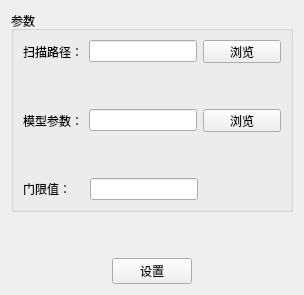
            <widget class="QWidget" name="page_2">
             <layout class="QGridLayout" name="gridLayout_41">
              <item row="0" column="0">
               <layout class="QVBoxLayout" name="verticalLayout_2">
                <item>
                 <widget class="QGroupBox" name="groupBox_4">
                  <property name="title">
                   <string>参数</string>
                  </property>
                  <layout class="QGridLayout" name="gridLayout_8">
                   <item row="0" column="0">
                    <layout class="QVBoxLayout" name="verticalLayout">
                     <item>
                      <layout class="QHBoxLayout" name="horizontalLayout_5">
                       <item>
                        <widget class="QLabel" name="label_2">
                         <property name="minimumSize">
                          <size>
                           <width>60</width>
                           <height>0</height>
                          </size>
                         </property>
                         <property name="text">
                          <string>扫描路径：</string>
                         </property>
                        </widget>
                       </item>
                       <item>
                        <widget class="QLineEdit" name="lineEdit"/>
                       </item>
                       <item>
                        <widget class="QPushButton" name="pushButton_3">
                         <property name="maximumSize">
                          <size>
                           <width>78</width>
                           <height>23</height>
                          </size>
                         </property>
                         <property name="text">
                          <string>浏览</string>
                         </property>
                        </widget>
                       </item>
                      </layout>
                     </item>
                     <item>
                      <spacer name="verticalSpacer_2">
                       <property name="orientation">
                        <enum>Qt::Vertical</enum>
                       </property>
                       <property name="sizeHint" stdset="0">
                        <size>
                         <width>20</width>
                         <height>40</height>
                        </size>
                       </property>
                      </spacer>
                     </item>
                     <item>
                      <layout class="QHBoxLayout" name="horizontalLayout_4">
                       <item>
                        <widget class="QLabel" name="label_3">
                         <property name="minimumSize">
                          <size>
                           <width>60</width>
                           <height>0</height>
                          </size>
                         </property>
                         <property name="text">
                          <string>模型参数：</string>
                         </property>
                        </widget>
                       </item>
                       <item>
                        <widget class="QLineEdit" name="lineEdit_2"/>
                       </item>
                       <item>
                        <widget class="QPushButton" name="pushButton_4">
                         <property name="maximumSize">
                          <size>
                           <width>78</width>
                           <height>23</height>
                          </size>
                         </property>
                         <property name="text">
                          <string>浏览</string>
                         </property>
                        </widget>
                       </item>
                      </layout>
                     </item>
                     <item>
                      <spacer name="verticalSpacer">
                       <property name="orientation">
                        <enum>Qt::Vertical</enum>
                       </property>
                       <property name="sizeHint" stdset="0">
                        <size>
                         <width>20</width>
                         <height>40</height>
                        </size>
                       </property>
                      </spacer>
                     </item>
                     <item>
                      <layout class="QHBoxLayout" name="horizontalLayout_3">
                       <item>
                        <widget class="QLabel" name="label_4">
                         <property name="minimumSize">
                          <size>
                           <width>61</width>
                           <height>0</height>
                          </size>
                         </property>
                         <property name="text">
                          <string>门限值：</string>
                         </property>
                        </widget>
                       </item>
                       <item>
                        <widget class="QLineEdit" name="lineEdit_3"/>
                       </item>
                       <item>
                        <spacer name="horizontalSpacer_6">
                         <property name="orientation">
                          <enum>Qt::Horizontal</enum>
                         </property>
                         <property name="sizeHint" stdset="0">
                          <size>
                           <width>78</width>
                           <height>20</height>
                          </size>
                         </property>
                        </spacer>
                       </item>
                      </layout>
                     </item>
                    </layout>
                   </item>
                  </layout>
                 </widget>
                </item>
                <item>
                 <spacer name="verticalSpacer_3">
                  <property name="orientation">
                   <enum>Qt::Vertical</enum>
                  </property>
                  <property name="sizeHint" stdset="0">
                   <size>
                    <width>20</width>
                    <height>40</height>
                   </size>
                  </property>
                 </spacer>
                </item>
                <item>
                 <layout class="QHBoxLayout" name="horizontalLayout_6">
                  <item>
                   <spacer name="horizontalSpacer_7">
                    <property name="orientation">
                     <enum>Qt::Horizontal</enum>
                    </property>
                    <property name="sizeHint" stdset="0">
                     <size>
                      <width>40</width>
                      <height>20</height>
                     </size>
                    </property>
                   </spacer>
                  </item>
                  <item>
                   <widget class="QPushButton" name="pushButton_5">
                    <property name="text">
                     <string>设置</string>
                    </property>
                   </widget>
                  </item>
                  <item>
                   <spacer name="horizontalSpacer_8">
                    <property name="orientation">
                     <enum>Qt::Horizontal</enum>
                    </property>
                    <property name="sizeHint" stdset="0">
                     <size>
                      <width>40</width>
                      <height>20</height>
                     </size>
                    </property>
                   </spacer>
                  </item>
                 </layout>
                </item>
               </layout>
              </item>
             </layout>
            </widget>
